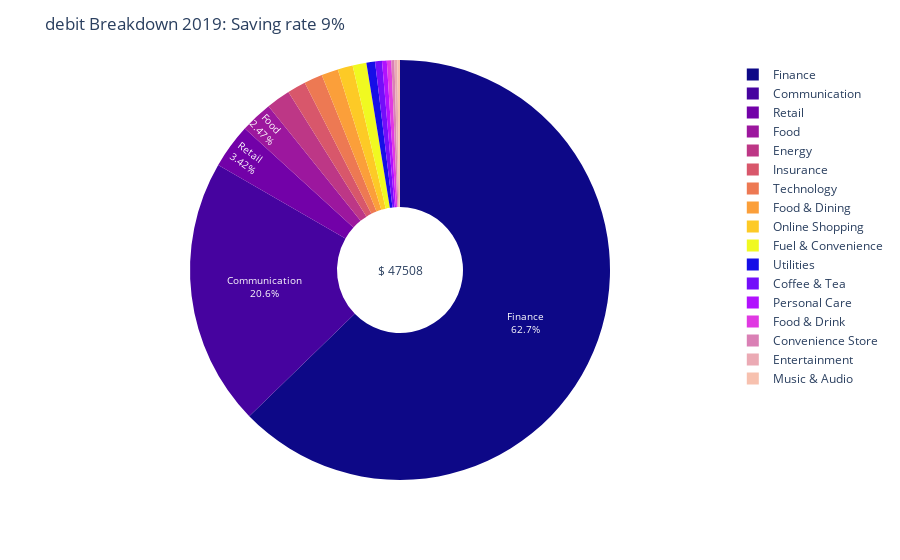

Here is the notebook cell this chart was saved with:
### Code cell
expense_pie_fig_2019 = make_pie_chart(update_df, 2019, 'debit')
expense_pie_fig_2019

### Figure 1 — Plotly figure (JSON) as saved in the notebook; plotly's stock layout.template omitted (floating-point values rounded to 4 significant figures; data arrays with more than 128 entries replaced by an {"elided": "..."} marker saying what was removed)
{"data": [{"direction": "clockwise", "domain": {"x": [0, 1], "y": [0, 1]}, "hole": 0.3, "hovertemplate": "Category=%{label}<br>Amount=%{value}<extra></extra>", "labels": {"elided": "276 str values"}, "legendgroup": "", "name": "", "showlegend": true, "textinfo": "label+percent", "textposition": "inside", "type": "pie", "values": {"elided": "276 float values"}}], "layout": {"annotations": [{"font": {"size": 12}, "showarrow": false, "text": "$ 47508", "x": 0.5, "y": 0.5}], "legend": {"tracegroupgap": 0}, "margin": {"t": 60}, "piecolorway": ["#0d0887", "#46039f", "#7201a8", "#9c179e", "#bd3786", "#d8576b", "#ed7953", "#fb9f3a", "#fdca26", "#f0f921"], "title": {"text": "debit Breakdown 2019: Saving rate 9%"}, "uniformtext": {"minsize": 10, "mode": "hide"}}}
